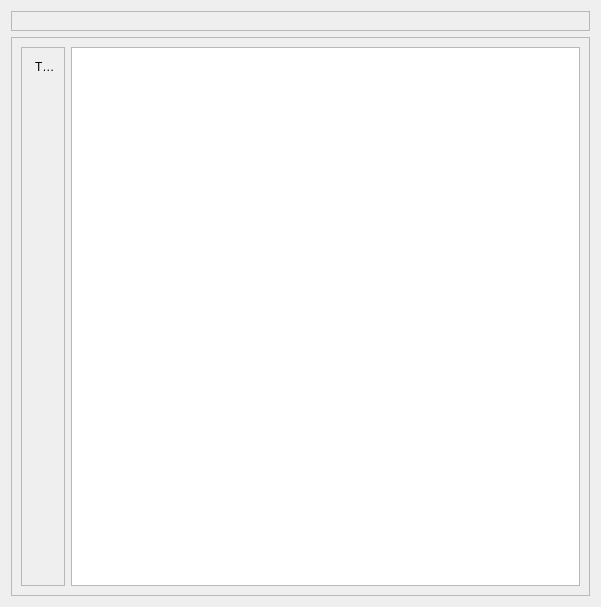
<?xml version="1.0" encoding="UTF-8"?>
<ui version="4.0">
 <class>WidgetsEditor</class>
 <widget class="QWidget" name="WidgetsEditor">
  <property name="geometry">
   <rect>
    <x>0</x>
    <y>0</y>
    <width>601</width>
    <height>607</height>
   </rect>
  </property>
  <property name="windowTitle">
   <string>Form</string>
  </property>
  <layout class="QVBoxLayout" name="verticalLayout">
   <item>
    <widget class="QFrame" name="layoutFrame">
     <property name="frameShape">
      <enum>QFrame::StyledPanel</enum>
     </property>
     <property name="frameShadow">
      <enum>QFrame::Raised</enum>
     </property>
     <layout class="QHBoxLayout" name="horizontalLayout_5"/>
    </widget>
   </item>
   <item>
    <widget class="QFrame" name="editorFrame">
     <property name="frameShape">
      <enum>QFrame::StyledPanel</enum>
     </property>
     <property name="frameShadow">
      <enum>QFrame::Raised</enum>
     </property>
     <layout class="QHBoxLayout" name="horizontalLayout">
      <item>
       <widget class="QFrame" name="toolFrame">
        <property name="frameShape">
         <enum>QFrame::StyledPanel</enum>
        </property>
        <property name="frameShadow">
         <enum>QFrame::Raised</enum>
        </property>
        <layout class="QVBoxLayout" name="verticalLayout_2">
         <item>
          <widget class="QDockWidget" name="toolDock">
           <property name="sizePolicy">
            <sizepolicy hsizetype="Preferred" vsizetype="Preferred">
             <horstretch>5</horstretch>
             <verstretch>0</verstretch>
            </sizepolicy>
           </property>
           <property name="floating">
            <bool>false</bool>
           </property>
           <property name="features">
            <set>QDockWidget::DockWidgetMovable</set>
           </property>
           <property name="windowTitle">
            <string>Tools</string>
           </property>
           <widget class="QWidget" name="dockWidgetContents">
            <layout class="QHBoxLayout" name="horizontalLayout_2"/>
           </widget>
          </widget>
         </item>
        </layout>
       </widget>
      </item>
      <item>
       <widget class="QGraphicsView" name="editorArea">
        <property name="sizePolicy">
         <sizepolicy hsizetype="Expanding" vsizetype="Expanding">
          <horstretch>10</horstretch>
          <verstretch>0</verstretch>
         </sizepolicy>
        </property>
       </widget>
      </item>
     </layout>
    </widget>
   </item>
  </layout>
 </widget>
 <resources/>
 <connections/>
</ui>
